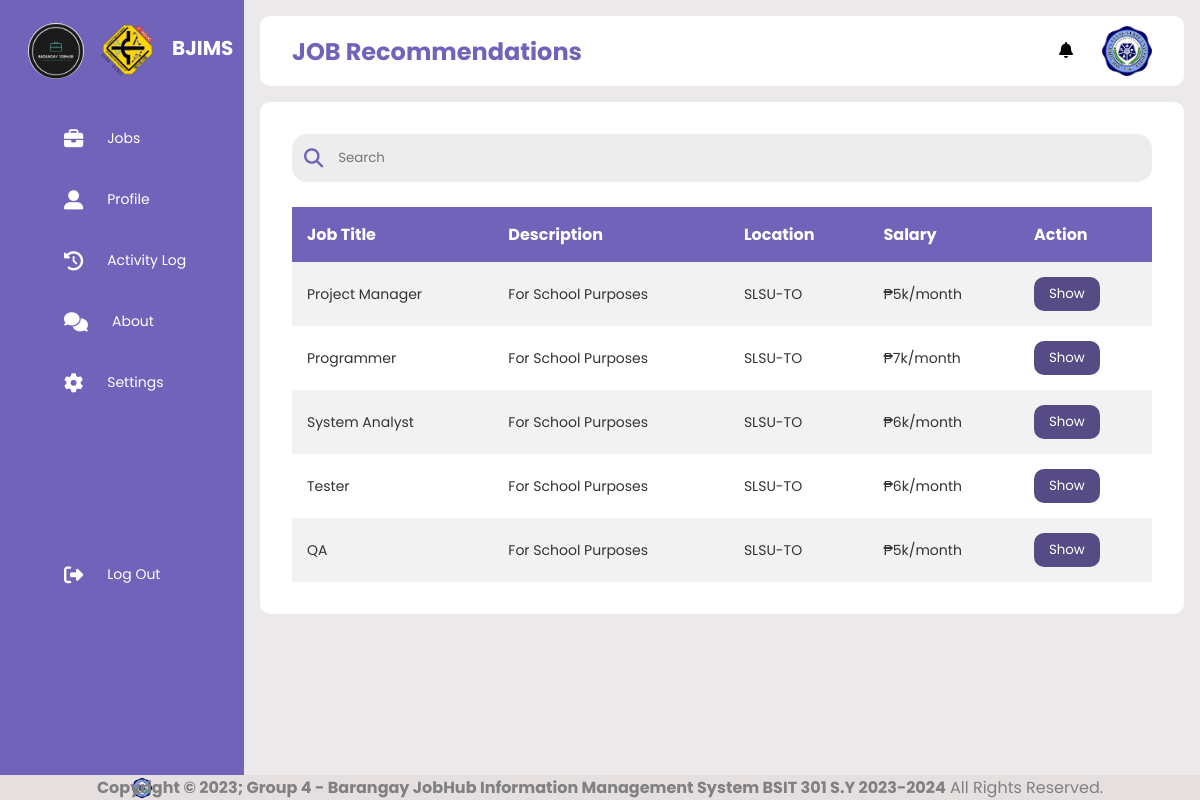
The app's page /jobseekers/jobs.php (signed in) with its own data.
### tables this page shows
CREATE TABLE `jobs` (
  `jobid` int(11) NOT NULL,
  `title` varchar(50) DEFAULT NULL,
  `description` varchar(255) DEFAULT NULL,
  `location` varchar(50) DEFAULT NULL,
  `requirements` varchar(255) DEFAULT NULL,
  `salary` varchar(50) DEFAULT NULL,
  `posteddate` date DEFAULT NULL
);

### jobseekers/jobs.php (the view, shortened to what this page needs)
<!DOCTYPE html>
<html lang="en">
    <head>
        <link rel="stylesheet" href="../css/jobseekers.css"/>
        <link rel="stylesheet" href="https://cdnjs.cloudflare.com/ajax/libs/font-awesome/6.4.0/css/all.min.css"/>
    </head>
    <body>
        <div class="sidebar">
            <?php include("sidebar.php") ?>
        </div>
        <div class="main--content">
            <div class="header--wrapper">
                <div class="header--title">
                    <h2>JOB Recommendations</h2>
                </div>
                <div class="user--info">
                    <div class="notification">
                        <div class="notif-icon" onclick="toggleNotifi()">
                            <i class="fas fa-bell"></i>
                        </div>
                    </div>
                    <img src="../img/slsu.png" alt=""/>
                </div>
            </div>
            <div class="tabular--wrapper">
                <div class="search--box">
                    <i class="fas fasolid fa-search"></i>
                    <input type="text" id="Input" placeholder="Search"/>
                </div><br>
                <div class="table-container">
                    <table>
                        <thead>
                            <th>Job Title</th>
                            <th>Description</th>
                            <th>Location</th>
                            <th>Salary</th>
                            <th>Action</th>
                        </thead>
                        <tbody id="Table">
                            <?php
                                require_once "../connection.php";
                                $sql = mysqli_query($conn, "SELECT * FROM jobs ORDER BY jobid");
                                $row = mysqli_num_rows($sql);
                                if($row > 0) {
                                    while($row = mysqli_fetch_array($sql)) {
                            ?>
                            <tr>
                                <td><?php echo $row['title'];?></td>
                                <td><?php echo $row['description'];?></td>
                                <td><?php echo $row['location'];?></td>
                                <td><?php echo $row['salary'];?></td>
                                <td><a href="viewjobs.php?profid=<?php echo htmlentities($row['jobid']);?>" style="font-size: 15px;"><button style="background: rgb(86, 75, 133);
    color: #fff;
    padding: 7px 15px;
    border-radius: 10px;
    cursor: pointer;">Show</button></a></td>
                            </tr>
                            <?php
                                }}
                            ?>
                        </tbody>
                    </table>
                </div>
            </div>
        </div>
        <div class="footer" style="position: fixed;left: 0;bottom: 0;width: 100%;background: rgb(229, 223, 223);color: gray;text-align: center;">
            <strong><img src="../img/slsu.png" style="width: 20px; height: 20%; margin-left: 11%; margin-bottom: -23px; margin-top: 3px;"/>Copyright &copy; 2023; Group 4 - Barangay JobHub Information Management System BSIT 301 S.Y 2023-2024</strong> All Rights Reserved.
        </div>
    </body>
</html>

### css/jobseekers.css (style rules this page uses)
* { margin: 0; padding: 0; border: none; outline: none; box-sizing: border-box; font-family: "Poppins", sans-serif; }
body { display: flex; }
.sidebar { position: sticky; top: 0; left: 0; bottom: 0; width: 300px; height: 100vh; padding: 0 1rem; color: #fff; overflow: hidden; transition: all 0.5s linear; background: rgba(113, 99, 186, 255); }
img { display: block; width: 100%; }
.main--content { position: relative; background: #ebe9e9; width: 100%; padding: 1rem; }
i { font-size: 1rem; transition: all 300ms ease; }
.header--wrapper img { width: 50px; height: 50px; cursor: pointer; border-radius: 50%; }
.header--wrapper { display: flex; justify-content: space-between; align-items: center; flex-wrap: wrap; background: #fff; border-radius: 10px; padding: 10px 2rem; margin-bottom: 1rem; }
.header--title { color: rgba(113, 99, 186, 255); }
.notification { margin-right: 10px; border-radius: 50%; }
.notif-icon { cursor: pointer; margin-right: 3px; line-height: 50px; }
.user--info { display: flex; align-items: center; gap: 1rem; }
.search--box { background: rgb(237, 237, 237); border-radius: 15px; color: rgba(113, 99, 186, 255); display: flex; align-items: center; gap: 5px; padding: 4px 12px; }
.search--box input { background: transparent; padding: 10px; }
.search--box i { font-size: 1.2rem; cursor: pointer; transition: all 0.5s ease-out; }
.tabular--wrapper { background: #fff; margin-top: 1rem; border-radius: 10px; padding: 2rem; }
.table-container { width: 100%; }
table { width: 100%; border-collapse: collapse; border-radius: 20%; }
thead { background: rgba(113, 99, 186, 255); color: #fff; }
th { padding: 15px; text-align: left; }
tbody { background: #f2f2f2; }
td { padding: 15px; font-size: 14px; color: #333; }
tr:nth-child(even) { background: #fff; }
.table-container button { color: green; background: none; cursor: pointer; }

### css/admin.css (style rules this page uses)
:root { --color-background: #ebe9e9; --color-white: #fff; --color-dark: #363949; --color-dark-variant: #677483; --color-light: rgba(132,139,200,0.18); --box-shadow: 0 2rem 3rem var(rgba(132,139,200,0.18)); --background-sidebar: rgba(113,99,186,255); --hover: #e0e0e058; --thead: rgba(113, 99, 186, 255); --tbody: #f2f2f2; --nthchild: #fff; }
* { margin: 0; padding: 0; border: none; outline: none; box-sizing: border-box; font-family: "Poppins", sans-serif; }
body { display: flex; }
.sidebar { position: sticky; top: 0; left: 0; bottom: 0; width: 300px; height: 100vh; padding: 0 1rem; color: #fff; overflow: hidden; transition: all 0.5s linear; background: var(--background-sidebar); }
img { display: block; width: 100%; }
.main--content { position: relative; background: var(--color-background); width: 100%; padding: 1rem; }
i { font-size: 1rem; transition: all 300ms ease; }
.header--wrapper img { width: 50px; height: 50px; cursor: pointer; border-radius: 50%; }
.header--wrapper { display: flex; justify-content: space-between; align-items: center; flex-wrap: wrap; background: var(--color-white); border-radius: 10px; padding: 10px 2rem; margin-bottom: 1rem; }
.header--title { color: var(--thead); }
.notification { margin-right: 10px; border-radius: 50%; }
.notif-icon { cursor: pointer; margin-right: 3px; line-height: 50px; }
.user--info { display: flex; align-items: center; gap: 1rem; }
.search--box { background: rgb(237, 237, 237); border-radius: 15px; color: rgba(113, 99, 186, 255); display: flex; align-items: center; gap: 5px; padding: 4px 12px; }
.search--box input { background: transparent; padding: 10px; }
.search--box i { font-size: 1.2rem; cursor: pointer; transition: all 0.5s ease-out; }
.tabular--wrapper { background: var(--color-white); margin-top: 1rem; border-radius: 10px; padding: 2rem; }
.table-container { width: 100%; }
table { width: 100%; border-collapse: collapse; border-radius: 20%; }
thead { background: var(--thead); color: #fff; }
th { padding: 15px; text-align: left; }
tbody { background: var(--tbody); }
td { padding: 15px; font-size: 14px; color: #333; }
tr:nth-child(even) { background: var(--nthchild); }
.table-container button { color: green; background: none; cursor: pointer; }

### records on screen
jobs: title "Project Manager", description "For School Purposes", location "SLSU-TO", salary "₱5k/month"
jobs: title "Programmer", description "For School Purposes", location "SLSU-TO", salary "₱7k/month"
jobs: title "System Analyst", description "For School Purposes", location "SLSU-TO", salary "₱6k/month"
jobs: title "Tester", description "For School Purposes", location "SLSU-TO", salary "₱6k/month"
jobs: title "QA", description "For School Purposes", location "SLSU-TO", salary "₱5k/month"
